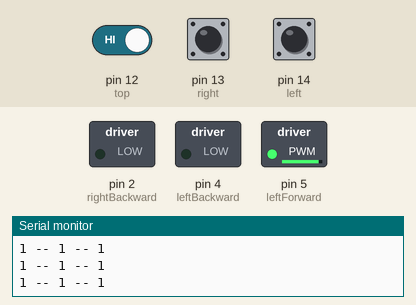
Recording of a sketch running on a simulated Arduino Uno, built with avr-gcc and run on an emulated ATmega328P. Shown: switched loads named in the sketch (green lamp = pin HIGH), the last lines printed to the serial monitor. The inputs (shaded band) are chosen by the test bench; at power-on: pin 12 (top) HIGH, pin 14 (left) HIGH, pin 13 (right) HIGH. Pins used as bus, display or sensor lines are not drawn.

Above: at 1.8 s.
1.9 s: pin 12 (top) driven LOW
At 2.8 s:
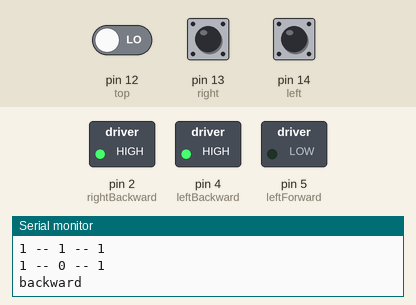
At 4.3 s:
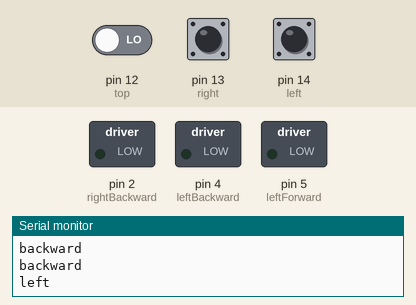
4.9 s: pin 14 (left) pulled LOW for 1 s
At 7.6 s:
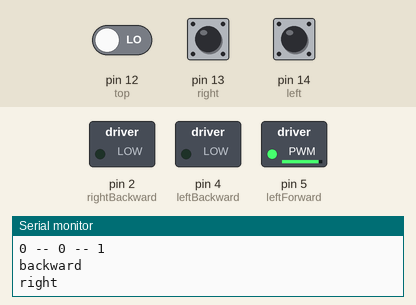
Timing chart, 0 to 14.9 s (numbered marks = the images above; inputs shaded):
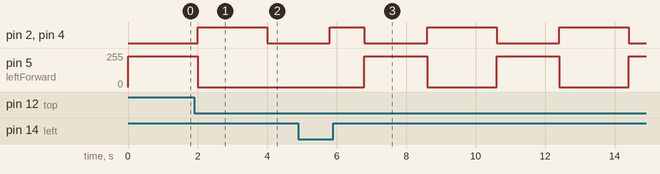

The sketch:

area-pwm.ino
```cpp
//Initialize Digital Pins
const int MOTOR_ON = 1000;

const int leftForward = 5;
const int leftBackward = 4;
const int rightForward = 0;
const int rightBackward = 2;

const int left = 14;
const int top = 12;
const int right = 13;

int ls = 0;
int ts = 0;
int rs = 0;

int prevDirection = 0;
const int LEFT = 0;
const int RIGHT = 1;

const int motorTimeSlice = 1000;
const int rotationTimeSlice = 1300;
const int LOOP_TIME_SLICE = 500;

void setup() {
  // set motor pins as Output
  pinMode(leftForward,OUTPUT);
  pinMode(leftBackward,OUTPUT);
  pinMode(rightForward,OUTPUT);
  pinMode(rightBackward,OUTPUT);


  // sensor control pin as input
  pinMode(left,INPUT);
  pinMode(top,INPUT);
  pinMode(right,INPUT);

  Serial.begin(9600);
}

void stopp() {
  analogWrite(leftForward,0);
  analogWrite(leftBackward,0);
  analogWrite(rightForward,0);
  analogWrite(rightBackward,0);

  delay(motorTimeSlice);
}

void goForward() {
  // run forward
  analogWrite(leftForward,MOTOR_ON);
  analogWrite(leftBackward,0);
  analogWrite(rightForward,MOTOR_ON);
  analogWrite(rightBackward,0);

//  Serial.println("forward");
//  delay(motorTimeSlice);
}

void goBackward() {
  // run backward
  analogWrite(leftForward,0);
  analogWrite(leftBackward,MOTOR_ON);
  analogWrite(rightForward,0);
  analogWrite(rightBackward,MOTOR_ON);

  Serial.println("backward");
  delay(motorTimeSlice);
}

void turnRight() {
  // run right
  analogWrite(leftForward,MOTOR_ON);
  analogWrite(leftBackward,0);
  analogWrite(rightForward,0);
  analogWrite(rightBackward,0);

  Serial.println("right");
  delay(rotationTimeSlice);

}

void turnLeft() {
  // run left
  analogWrite(leftForward,0);
  analogWrite(leftBackward,0);
  analogWrite(rightForward,MOTOR_ON);
  analogWrite(rightBackward,0);

  Serial.println("left");
  delay(rotationTimeSlice);
}

void loop() {
  // put your main code here, to run repeatedly:

  ls = digitalRead(left);
  ts = digitalRead(top);
  rs = digitalRead(right);

  Serial.print(ls);
  Serial.print(" -- ");
  Serial.print(ts);
  Serial.print(" -- ");
  Serial.println(rs);


  if(ls == 0){
    goBackward();

    turnRight();
    prevDirection = RIGHT;
  }
  else if(rs == 0){
    goBackward();

    turnLeft();
    prevDirection = LEFT;
  }
  else if(ts == 0){
    goBackward();
    goBackward();
    if(prevDirection == LEFT)
      turnLeft();
    else
      turnRight();
  }
  else{
    goForward();
  }


  delay(LOOP_TIME_SLICE);

}
```

Measured:
- after the input at 1.9 s, pin 2 (rightBackward), pin 4 (leftBackward): LOW → HIGH after 0.10 s, → LOW 2.0 s later; pin 5 (leftForward): 232/255 → 0/255 after 0.10 s
- after the input at 4.9 s, pin 5 (leftForward): alternates 232/255 for 1.8 s and 0/255 for 2.0 s, starting after 1.9 s
